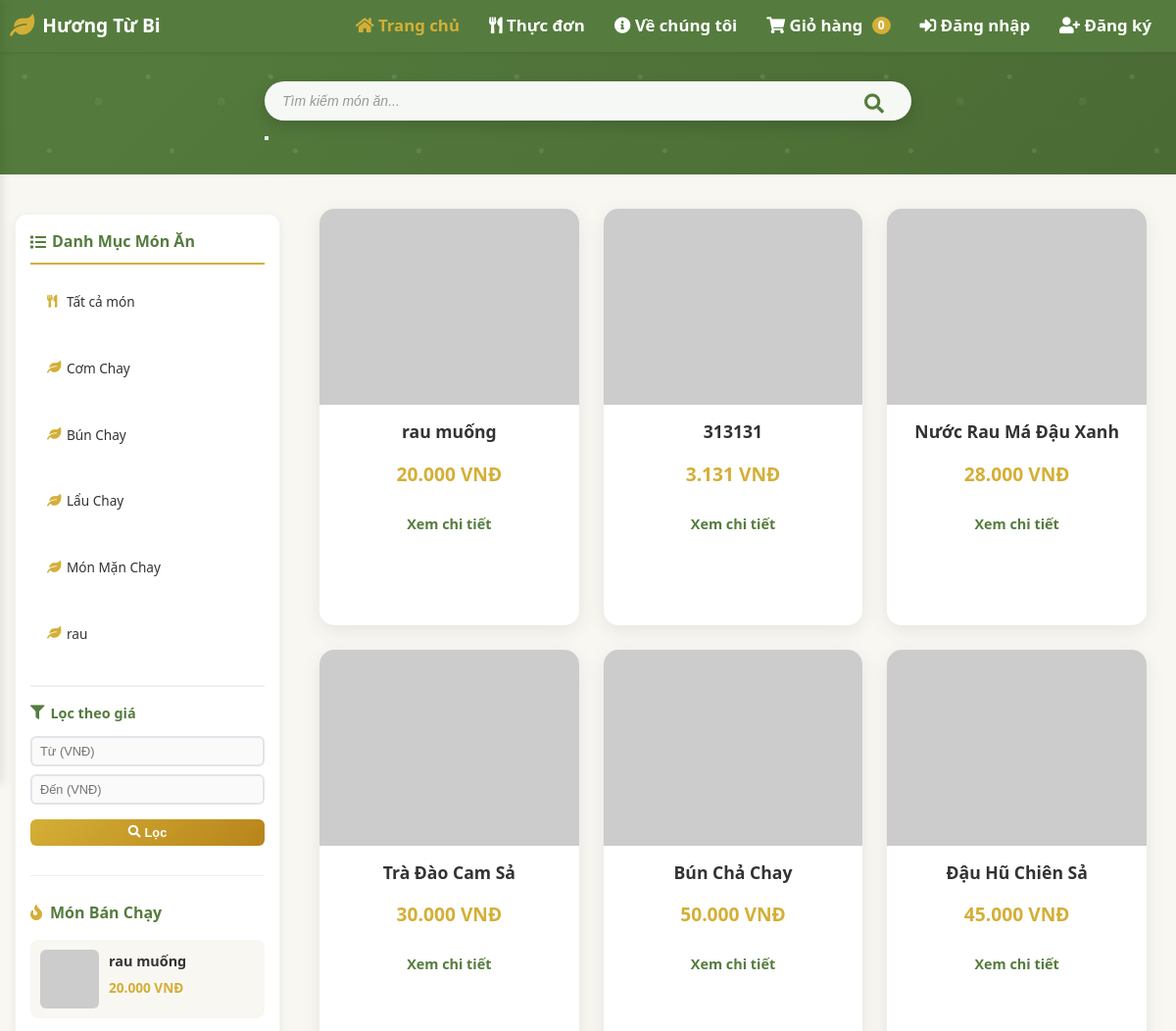
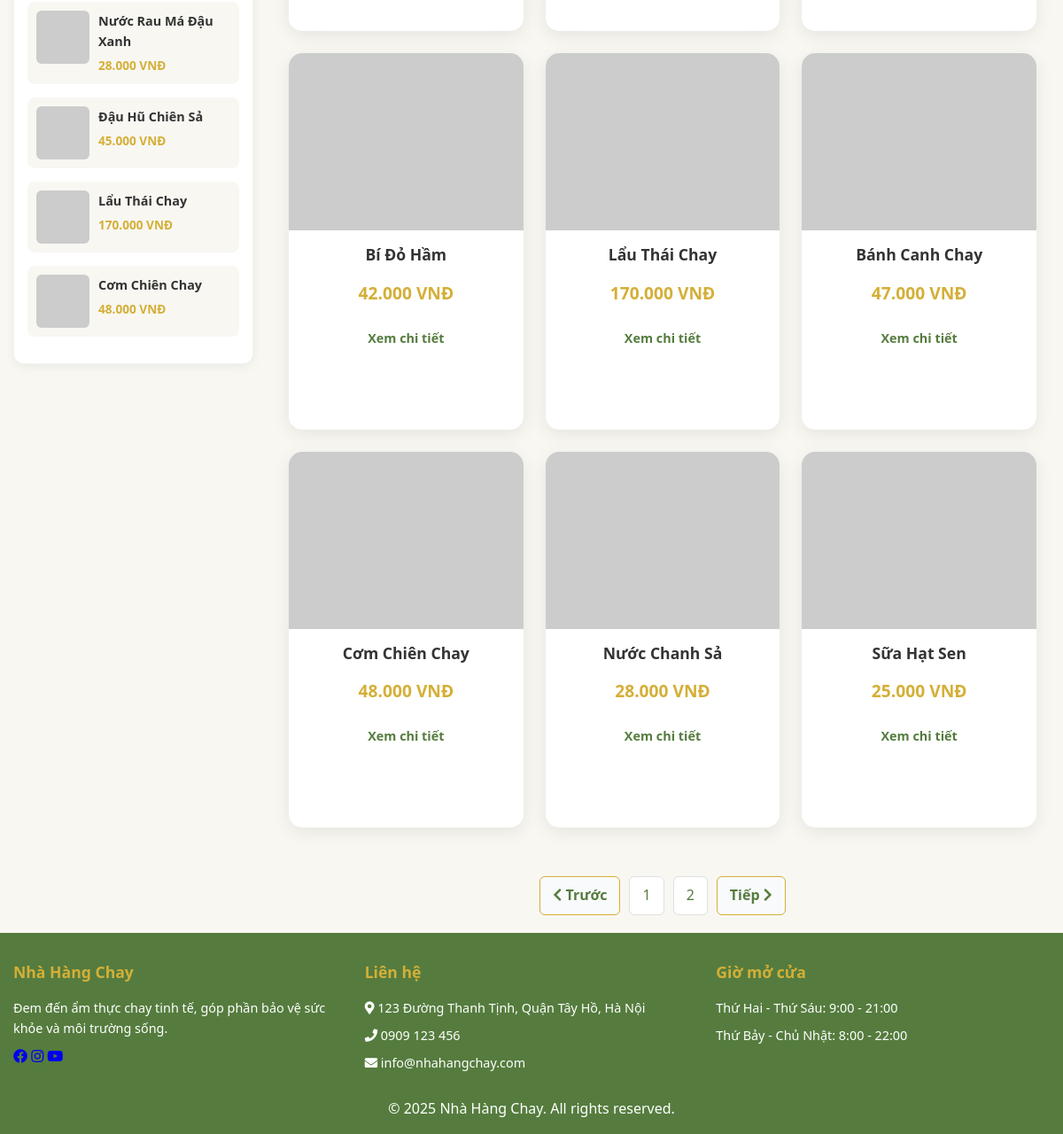
/products.php, run on the app's committed database (2 pictures, top to bottom).
### tables this page shows
CREATE TABLE `categories` (
  `id` int(11) NOT NULL,
  `name` varchar(100) NOT NULL,
  `image` varchar(255) DEFAULT NULL,
  `created_at` timestamp NOT NULL DEFAULT current_timestamp()
);

CREATE TABLE `products` (
  `id` int(11) NOT NULL,
  `category_id` int(11) NOT NULL,
  `name` varchar(150) NOT NULL,
  `slug` varchar(150) NOT NULL,
  `description` text DEFAULT NULL,
  `ingredients` text DEFAULT NULL,
  `flavor_profile` varchar(100) DEFAULT NULL,
  `size_options` varchar(255) DEFAULT NULL,
  `addon_options` text DEFAULT NULL,
  `image` varchar(255) DEFAULT NULL,
  `price` decimal(10,2) NOT NULL,
  `is_featured` tinyint(1) DEFAULT 0,
  `created_at` timestamp NOT NULL DEFAULT current_timestamp(),
  `updated_at` timestamp NOT NULL DEFAULT current_timestamp() ON UPDATE current_timestamp()
);

### helpers/database.php (called while the page is built, shortened)
<?php
function db_connect() {
    $host = 'localhost';
    $dbname = 'vegan';
    $username = 'root';
    $password = '';
    try {
        $pdo = new PDO("mysql:host=$host;dbname=$dbname;charset=utf8", $username, $password);
        $pdo->setAttribute(PDO::ATTR_ERRMODE, PDO::ERRMODE_EXCEPTION);
        return $pdo;
    } catch (PDOException $e) {
        die("Kết nối thất bại: " . $e->getMessage());
    }
}
function db_query_all($sql, $params = []) {
    $conn = db_connect();
    $stmt = $conn->prepare($sql);
    $stmt->execute($params);
    return $stmt->fetchAll(PDO::FETCH_ASSOC);
}
function db_query_value($sql, $params = []) {
    $pdo = db_connect();
    $stmt = $pdo->prepare($sql);
    $stmt->execute($params);
    $value = $stmt->fetchColumn();
    return $value;
}

### products.php (the view, shortened to what this page needs)
<?php
require_once 'helpers/database.php';
?>
<!DOCTYPE html>
<html lang="vi">
<head>
  <link rel="stylesheet" href="https://cdnjs.cloudflare.com/ajax/libs/font-awesome/5.15.3/css/all.min.css">
  <link rel="stylesheet" href="./assets/css/style.css">
</head>
<body>
  <?php include 'includes/header.php'; ?>
  <?php
  $limit = 12;
  $params = [];
  $where = '';
  $total_products = db_query_value("SELECT COUNT(*) FROM products $where", $params);
  $total_pages = max(1, ceil($total_products / $limit));
  $page = isset($_GET['page']) ? max(1, intval($_GET['page'])) : 1;
  $offset = ($page - 1) * $limit;
  $products = db_query_all("SELECT * FROM products $where ORDER BY id DESC LIMIT $limit OFFSET $offset", $params);
  ?>
  <section class="search-section">
    <form class="search-box" method="get" action="">
      <input
        type="text"
        name="q"
        value="<?= htmlspecialchars($_GET['q'] ?? '') ?>"
        placeholder="Tìm kiếm món ăn...">
      <button type="submit"><i class="fas fa-search"></i></button>
    </form>
  </section>
  <div class="main-container">
    <?php include 'includes/sidebar.php'; ?>
    <div class="main-content">
      <?php if (empty($products)): ?>
        <div class="no-product-found">Không tìm thấy sản phẩm phù hợp.</div>
      <?php else:  ?>
        <div class="product-grid">
          <?php foreach ($products as $product): ?>
            <div class="product-card">
              <?php
              $image_src = '';
              if (!empty($product['image']) && file_exists($product['image'])) {
                $image_src = htmlspecialchars($product['image']);
              } else {
                $image_src = 'https://placehold.co/300x200/cccccc/666666?text=No+Image';
              }
              ?>
              <img src="<?= $image_src ?>" alt="<?= htmlspecialchars($product['name']) ?>">
              <div class="product-title"><?= htmlspecialchars($product['name']) ?></div>
              <div class="product-price"><?= number_format($product['price'], 0, ',', '.') ?> VNĐ</div>
              <a href="product-detail.php?product_id=<?= $product['id'] ?>" class="btn-detail">Xem chi tiết</a>
            </div>
          <?php endforeach; ?>
        </div>
      <?php endif; ?>
      <?php
      $queryParams = $_GET;
      unset($queryParams['page']);
      $qs = http_build_query($queryParams);
      $qs = $qs ? $qs . '&' : '';
      $prev_page = $page > 1 ? $page - 1 : 1;
      $next_page = $page < $total_pages ? $page + 1 : $total_pages;
      $range = 2;
      $start = max(1, $page - $range);
      $end = min($total_pages, $page + $range);
      ?>
      <?php if ($total_pages > 1): ?>
        <div class="pagination">
          <a href="?<?= $qs ?>page=<?= $prev_page ?>" class="nav-btn<?= $page == 1 ? ' disabled' : '' ?>">
            <i class="fas fa-chevron-left"></i> Trước
          </a>
          <?php for ($i = $start; $i <= $end; $i++): ?>
            <a href="?<?= $qs ?>page=<?= $i ?>" class="<?= $i == $page ? 'active' : '' ?>"><?= $i ?></a>
          <?php endfor; ?>
          <a href="?<?= $qs ?>page=<?= $next_page ?>" class="nav-btn<?= $page == $total_pages ? ' disabled' : '' ?>">
            Tiếp <i class="fas fa-chevron-right"></i>
          </a>
        </div>
      <?php endif; ?>
    </div>
  </div>
  <?php include 'includes/footer.php'; ?>
</body>
</html>

### includes/header.php (shortened to what this page needs)
<header>
  <div class="header-container">
    <div class="logo-container">
      <i class="fas fa-leaf"></i>
      <h2>Hương Từ Bi</h2>
    </div>
    <nav class="desktop-menu">
      <a href="index.php" class="nav-link active">
        <i class="fas fa-home"></i>
        <span>Trang chủ</span>
      </a>
      <a href="products.php" class="nav-link">
        <i class="fas fa-utensils"></i>
        <span>Thực đơn</span>
      </a>
      <a href="AboutUs.php" class="nav-link">
        <i class="fas fa-info-circle"></i>
        <span>Về chúng tôi</span>
      </a>
      <a href="Cart.php" class="nav-link">
        <i class="fas fa-shopping-cart"></i>
        <span>Giỏ hàng</span>
        <span class="cart-count" id="cart-count">0</span>
      </a>
      <?php if (isset($_SESSION['user_id'])): ?>
        <a href="profile.php" class="nav-link"><i class="fas fa-user-edit"></i> Hồ sơ</a>
        <a href="orders.php" class="nav-link"><i class="fas fa-list-alt"></i> Đơn hàng</a>
        <a href="logout.php" class="nav-link"><i class="fas fa-sign-out-alt"></i> Đăng xuất</a>
      <?php else: ?>
        <a href="login.php" class="nav-link"><i class="fas fa-sign-in-alt"></i> Đăng nhập</a>
        <a href="register.php" class="nav-link"><i class="fas fa-user-plus"></i> Đăng ký</a>
      <?php endif; ?>
    </nav>
  </div>
</header>

### includes/sidebar.php
<?php
$categories = db_query_all("SELECT * FROM categories ORDER BY id");
$best_selling_products = db_query_all("SELECT * FROM products WHERE is_featured = 1 ORDER BY id DESC LIMIT 5");
?>
<div class="sidebar">
    <h3><i class="fas fa-list"></i> Danh Mục Món Ăn</h3>
    <ul class="category-list category-list--sidebar">
        <li><a href="products.php"><i class="fas fa-utensils"></i> Tất cả món</a></li>
        <?php foreach ($categories as $category): ?>
            <li>
                <a href="products.php?category_id=<?= $category['id'] ?>"
                   class="<?= isset($_GET['category_id']) && $_GET['category_id'] == $category['id'] ? 'active' : '' ?>">
                    <i class="fas fa-leaf"></i>
                    <?= htmlspecialchars($category['name']) ?>
                </a>
            </li>
        <?php endforeach; ?>
    </ul>
    <div class="price-filter">
        <h4><i class="fas fa-filter"></i> Lọc theo giá</h4>
        <form method="get">
            <div class="price-range">
                <input type="number" placeholder="Từ (VNĐ)" name="min_price" value="<?= isset($_GET['min_price']) ? (int)$_GET['min_price'] : '' ?>">
                <input type="number" placeholder="Đến (VNĐ)" name="max_price" value="<?= isset($_GET['max_price']) ? (int)$_GET['max_price'] : '' ?>">
            </div>
            <button class="btn-filter" type="submit">
                <i class="fas fa-search"></i> Lọc
            </button>
        </form>
    </div>
    <?php if (!empty($best_selling_products)): ?>
    <div style="margin-top: 30px; padding-top: 25px; border-top: 1px solid #eee;">
        <h4 style="color: var(--primary-color); margin-bottom: 15px; display: flex; align-items: center; gap: 8px;">
            <i class="fas fa-fire" style="color: var(--accent-color);"></i>
            Món Bán Chạy
        </h4>
        <?php foreach ($best_selling_products as $product): ?>
            <div style="display: flex; gap: 10px; margin-bottom: 15px; padding: 10px; background: var(--bg-light); border-radius: 8px;">
            <?php
              $image_src = '';
              if (!empty($product['image']) && file_exists($product['image'])) {
                $image_src = htmlspecialchars($product['image']);
              } else {
                $image_src = 'https://placehold.co/300x200/cccccc/666666?text=No+Image';
              }
            ?>
            <img src="<?= $image_src ?>"
                 alt="<?= htmlspecialchars($product['name']) ?>"
                 style="width: 60px; height: 60px; object-fit: cover; border-radius: 6px;">
                <div style="flex: 1;">
                    <h5 style="margin: 0 0 5px 0; font-size: 0.9rem; color: var(--text-dark);">
                        <?= htmlspecialchars($product['name']) ?>
                    </h5>
                    <div style="color: var(--accent-color); font-weight: bold; font-size: 0.85rem;">
                        <?= number_format($product['price'], 0, ',', '.') ?> VNĐ
                    </div>
                </div>
            </div>
        <?php endforeach; ?>
    </div>
    <?php endif; ?>
</div>

### includes/footer.php
<footer>
  <div class="footer-content">
    <div class="footer-section">
      <h3>Nhà Hàng Chay</h3>
      <p>Đem đến ẩm thực chay tinh tế, góp phần bảo vệ sức khỏe và môi trường sống.</p>
      <div class="social-icons">
        <a href="#"><i class="fab fa-facebook"></i></a>
        <a href="#"><i class="fab fa-instagram"></i></a>
        <a href="#"><i class="fab fa-youtube"></i></a>
      </div>
    </div>
    <div class="footer-section">
      <h3>Liên hệ</h3>
      <p><i class="fas fa-map-marker-alt"></i> 123 Đường Thanh Tịnh, Quận Tây Hồ, Hà Nội</p>
      <p><i class="fas fa-phone"></i> 0909 123 456</p>
      <p><i class="fas fa-envelope"></i> info@nhahangchay.com</p>
    </div>
    <div class="footer-section">
      <h3>Giờ mở cửa</h3>
      <p>Thứ Hai - Thứ Sáu: 9:00 - 21:00</p>
      <p>Thứ Bảy - Chủ Nhật: 8:00 - 22:00</p>
    </div>
  </div>
  <div class="footer-bottom">
    © 2025 Nhà Hàng Chay. All rights reserved.
  </div>
</footer>

### products.php (style rules this page uses)
.pagination { display: flex; justify-content: center; align-items: center; margin: 40px 0 20px 0; gap: 6px; flex-wrap: wrap; }
.pagination a, .pagination span { padding: 8px 14px; margin: 0 2px; background: #fff; border: 1px solid #e0e0e0; border-radius: 6px; color: #557c3e; text-decoration: none; font-weight: 500; transition: all 0.2s; font-size: 1rem; min-width: 38px; text-align: center; cursor: pointer; }
.pagination a.nav-btn { background: #f9fafb; color: #557c3e; border: 1px solid #d4af37; font-weight: bold; }

### data on the page
categories: name "Cơm Chay"
categories: name "Bún Chay"
categories: name "Lẩu Chay"
categories: name "Món Mặn Chay"
categories: name "rau"
products: name "rau muống", price "20.000"
products: name "Nước Rau Má Đậu Xanh", price "28.000"
products: name "Đậu Hũ Chiên Sả", price "45.000"
products: name "Lẩu Thái Chay", price "170.000"
products: name "Cơm Chiên Chay", price "48.000"
products: name "313131", price "3.131"
products: name "Trà Đào Cam Sả", price "30.000"
products: name "Bún Chả Chay", price "50.000"
products: name "Bí Đỏ Hầm", price "42.000"
products: name "Bánh Canh Chay", price "47.000"
products: name "Nước Chanh Sả", price "28.000"
products: name "Sữa Hạt Sen", price "25.000"
